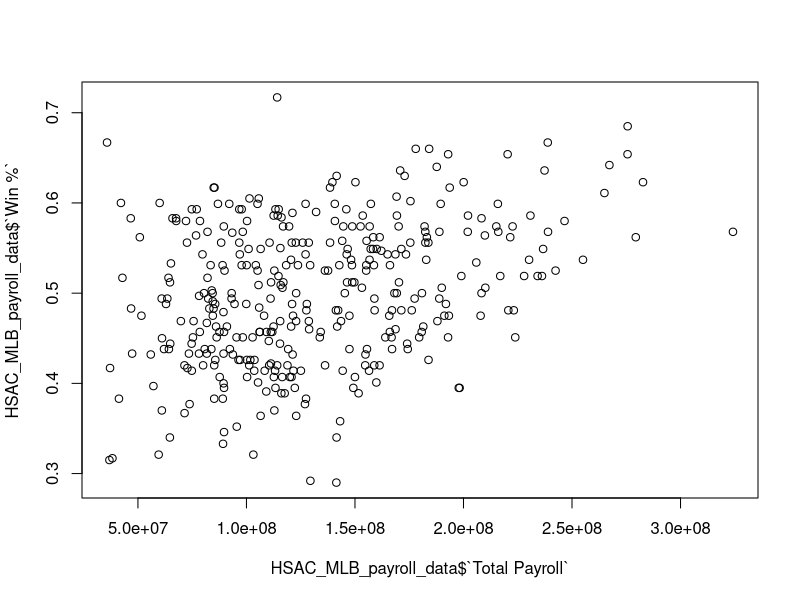
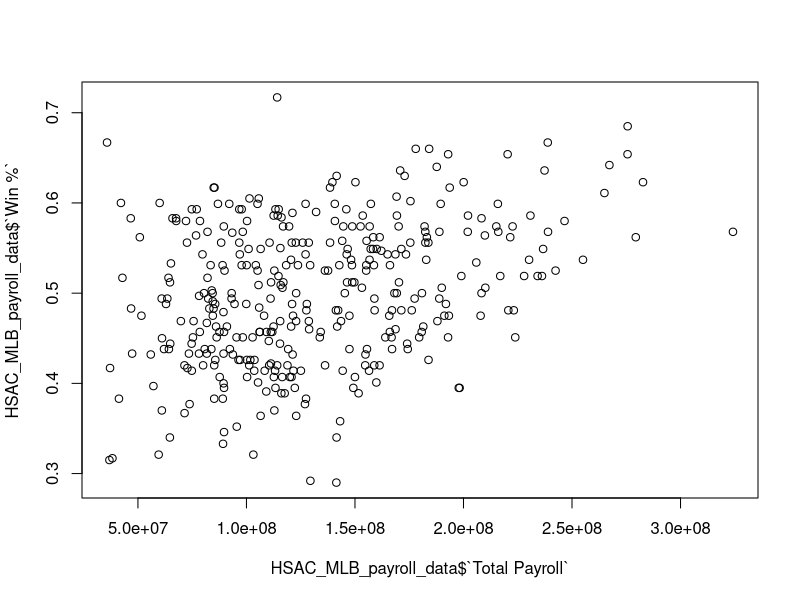
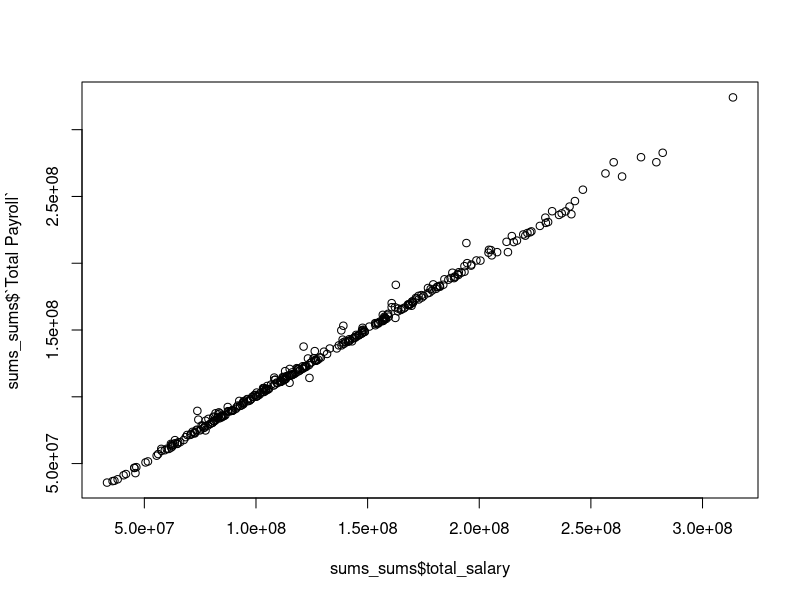

Generate these figures, in order, with R:
## ---- chunk 1
library(tidyverse)
HSAC_MLB_payroll_data <- read_csv("HSAC - MLB payroll data.csv")

HSAC_MLB_payroll_data$`Total Payroll` <- sub('.', '', HSAC_MLB_payroll_data$`Total Payroll`)
HSAC_MLB_payroll_data$`Total Payroll` <- as.integer(gsub(',', '', HSAC_MLB_payroll_data$`Total Payroll`))

plot(HSAC_MLB_payroll_data$`Total Payroll`, HSAC_MLB_payroll_data$`Win %`)
summary(lm(HSAC_MLB_payroll_data$`Win %`~HSAC_MLB_payroll_data$`Total Payroll`))
plot(HSAC_MLB_payroll_data$`Total Payroll`, HSAC_MLB_payroll_data$`Win %`)
cor(HSAC_MLB_payroll_data$`Total Payroll`, HSAC_MLB_payroll_data$`Win %`, use="pairwise.complete.obs")

cor(HSAC_MLB_payroll_data$Rank, HSAC_MLB_payroll_data$`Win %`, use="pairwise.complete.obs")



## ---- chunk 2
mlb_players <- read_csv("MLB Player Salaries 10-24.csv")

mlb_players$`Adj. Salary` <- gsub('\\$', '', mlb_players$`Adj. Salary`)
mlb_players$`Adj. Salary` <- gsub(',', '', mlb_players$`Adj. Salary`)
mlb_players$`Adj. Salary` <- gsub('-', '0', mlb_players$`Adj. Salary`)

mlb_players$`Adj. Salary`<- as.integer(mlb_players$`Adj. Salary`)

team_sums <- mlb_players %>% 
  group_by(Team, Year) %>%
  summarise(total_salary=sum(`Adj. Salary`))


HSAC_MLB_payroll_data$Team <- gsub("St. Louis Cardinals", "St Louis Cardinals", HSAC_MLB_payroll_data$Team)
HSAC_MLB_payroll_data$Team <- gsub("Cleveland Indians", "Cleveland Guardians", HSAC_MLB_payroll_data$Team)
HSAC_MLB_payroll_data$Team <- gsub("Florida Marlins", "Miami Marlins", HSAC_MLB_payroll_data$Team)


sums_sums <- merge(team_sums, HSAC_MLB_payroll_data, by = c("Team", "Year"), all = TRUE)

plot(sums_sums$total_salary, sums_sums$`Total Payroll`)
sums_sums$diff <- sums_sums$`Total Payroll` - sums_sums$total_salary
